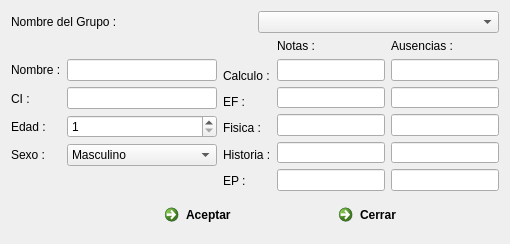
<?xml version="1.0" encoding="UTF-8"?>
<ui version="4.0">
 <class>Frm_Estudiantes</class>
 <widget class="QDialog" name="Frm_Estudiantes">
  <property name="geometry">
   <rect>
    <x>0</x>
    <y>0</y>
    <width>510</width>
    <height>239</height>
   </rect>
  </property>
  <property name="windowTitle">
   <string>Insertar Estudiantes</string>
  </property>
  <property name="windowIcon">
   <iconset resource="img.qrc">
    <normaloff>:/new/prefix1/13.png</normaloff>:/new/prefix1/13.png</iconset>
  </property>
  <layout class="QGridLayout" name="gridLayout">
   <item row="0" column="0">
    <layout class="QHBoxLayout" name="horizontalLayout_3">
     <item>
      <widget class="QLabel" name="label_5">
       <property name="text">
        <string>Nombre del Grupo :</string>
       </property>
      </widget>
     </item>
     <item>
      <widget class="QComboBox" name="CB_frmEstudiate_NomGup"/>
     </item>
    </layout>
   </item>
   <item row="1" column="0">
    <layout class="QHBoxLayout" name="horizontalLayout_4">
     <item>
      <layout class="QFormLayout" name="formLayout">
       <item row="1" column="0">
        <layout class="QVBoxLayout" name="verticalLayout_2">
         <item>
          <widget class="QLabel" name="label">
           <property name="text">
            <string>Nombre :</string>
           </property>
          </widget>
         </item>
         <item>
          <widget class="QLabel" name="label_2">
           <property name="text">
            <string>CI :</string>
           </property>
          </widget>
         </item>
         <item>
          <widget class="QLabel" name="label_3">
           <property name="text">
            <string>Edad :</string>
           </property>
          </widget>
         </item>
         <item>
          <widget class="QLabel" name="label_4">
           <property name="text">
            <string>Sexo :</string>
           </property>
          </widget>
         </item>
        </layout>
       </item>
       <item row="1" column="1">
        <layout class="QVBoxLayout" name="verticalLayout">
         <item>
          <widget class="QLineEdit" name="LE_frmEstudiante_Nombre"/>
         </item>
         <item>
          <widget class="QLineEdit" name="LE_frmEstudiante_CI">
           <property name="maxLength">
            <number>11</number>
           </property>
          </widget>
         </item>
         <item>
          <widget class="QSpinBox" name="SB_frmEstudiante_Edad">
           <property name="minimum">
            <number>1</number>
           </property>
          </widget>
         </item>
         <item>
          <widget class="QComboBox" name="CB_frmEstudiante_Sexo">
           <item>
            <property name="text">
             <string>Masculino</string>
            </property>
           </item>
           <item>
            <property name="text">
             <string>Femenino</string>
            </property>
           </item>
          </widget>
         </item>
        </layout>
       </item>
       <item row="0" column="1">
        <widget class="QLabel" name="label_15">
         <property name="text">
          <string/>
         </property>
        </widget>
       </item>
      </layout>
     </item>
     <item>
      <layout class="QHBoxLayout" name="horizontalLayout_2">
       <item>
        <layout class="QVBoxLayout" name="verticalLayout_5">
         <item>
          <widget class="QLabel" name="label_13">
           <property name="text">
            <string/>
           </property>
          </widget>
         </item>
         <item>
          <widget class="QLabel" name="label_8">
           <property name="text">
            <string>Calculo :</string>
           </property>
          </widget>
         </item>
         <item>
          <widget class="QLabel" name="label_9">
           <property name="text">
            <string>EF :</string>
           </property>
          </widget>
         </item>
         <item>
          <widget class="QLabel" name="label_10">
           <property name="text">
            <string>Fisica :</string>
           </property>
          </widget>
         </item>
         <item>
          <widget class="QLabel" name="label_11">
           <property name="text">
            <string>Historia :</string>
           </property>
          </widget>
         </item>
         <item>
          <widget class="QLabel" name="label_12">
           <property name="text">
            <string>EP :</string>
           </property>
          </widget>
         </item>
        </layout>
       </item>
       <item>
        <layout class="QHBoxLayout" name="horizontalLayout">
         <item>
          <layout class="QVBoxLayout" name="verticalLayout_3">
           <item>
            <widget class="QLabel" name="label_6">
             <property name="text">
              <string>Notas :</string>
             </property>
            </widget>
           </item>
           <item>
            <widget class="QLineEdit" name="Nota_Calculo"/>
           </item>
           <item>
            <widget class="QLineEdit" name="Nota_EF"/>
           </item>
           <item>
            <widget class="QLineEdit" name="Nota_Fisica"/>
           </item>
           <item>
            <widget class="QLineEdit" name="Nota_Historia"/>
           </item>
           <item>
            <widget class="QLineEdit" name="Nota_EP"/>
           </item>
          </layout>
         </item>
         <item>
          <layout class="QVBoxLayout" name="verticalLayout_4">
           <item>
            <widget class="QLabel" name="label_7">
             <property name="text">
              <string>Ausencias :</string>
             </property>
            </widget>
           </item>
           <item>
            <widget class="QLineEdit" name="Ausencia_Calculo"/>
           </item>
           <item>
            <widget class="QLineEdit" name="Ausencia_EF"/>
           </item>
           <item>
            <widget class="QLineEdit" name="Ausencia_Fisica"/>
           </item>
           <item>
            <widget class="QLineEdit" name="Ausencia_Historia"/>
           </item>
           <item>
            <widget class="QLineEdit" name="Ausencia_EP"/>
           </item>
          </layout>
         </item>
        </layout>
       </item>
      </layout>
     </item>
    </layout>
   </item>
   <item row="2" column="0">
    <layout class="QHBoxLayout" name="horizontalLayout_5">
     <item>
      <widget class="QLabel" name="label_14">
       <property name="autoFillBackground">
        <bool>true</bool>
       </property>
       <property name="text">
        <string/>
       </property>
       <property name="pixmap">
        <pixmap resource="img.qrc">:/new/prefix1/f.png</pixmap>
       </property>
       <property name="scaledContents">
        <bool>true</bool>
       </property>
      </widget>
     </item>
     <item>
      <widget class="QCommandLinkButton" name="commandLinkButton">
       <property name="text">
        <string>Aceptar</string>
       </property>
       <property name="icon">
        <iconset resource="img.qrc">
         <normaloff>:/new/prefix1/iconos de menu/Sin título-2.png</normaloff>:/new/prefix1/iconos de menu/Sin título-2.png</iconset>
       </property>
       <property name="iconSize">
        <size>
         <width>20</width>
         <height>20</height>
        </size>
       </property>
      </widget>
     </item>
     <item>
      <widget class="QCommandLinkButton" name="commandLinkButton_2">
       <property name="text">
        <string>Cerrar</string>
       </property>
       <property name="icon">
        <iconset resource="img.qrc">
         <normaloff>:/new/prefix1/iconos de menu/Sin título-1.png</normaloff>:/new/prefix1/iconos de menu/Sin título-1.png</iconset>
       </property>
      </widget>
     </item>
    </layout>
   </item>
  </layout>
 </widget>
 <resources>
  <include location="img.qrc"/>
 </resources>
 <connections>
  <connection>
   <sender>commandLinkButton_2</sender>
   <signal>clicked()</signal>
   <receiver>Frm_Estudiantes</receiver>
   <slot>close()</slot>
   <hints>
    <hint type="sourcelabel">
     <x>409</x>
     <y>184</y>
    </hint>
    <hint type="destinationlabel">
     <x>251</x>
     <y>106</y>
    </hint>
   </hints>
  </connection>
 </connections>
</ui>
